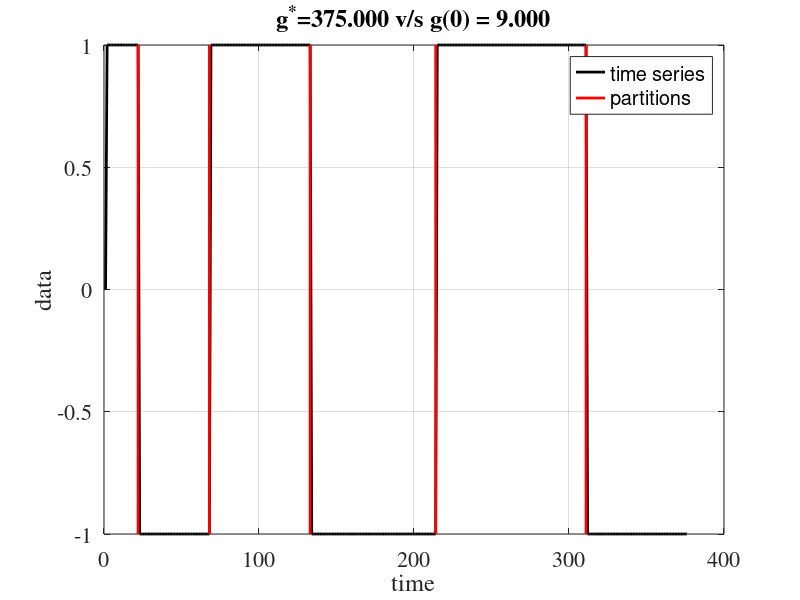

Source code (MATLAB):
function [pmax, pdata, optval]=opttspart(data, g)
% opttspart optimally partitions time series data into successive blocks 
% that maximize a fitness function g
%
% Syntax
%
%   opttspart
%   [pmax, pdata, optval]=opttspart(data, g)
%
% Description
%   opttspart as is will run example test cases on a square wave with varying 
%   frequency. An additive function g=@(x) max(sum(-x), sum(x)) picks out 
%   the points where the values change from positive to negative and vice versa.
%   Two test cases can be run by setting the variable tc=1 or 2 
%   tc=1 will partition the square wave without cells tc=2 will partition the
%   same square wave but instead with the time series sectioned into
%   equidistant cells of size 10.
%
%   [pmax, pdata, optval]=opttspart(data, g) takes as input an m x n data 
%   matrix of m time series each of length n steps (or cells) and a fitness 
%   function g for optimally partitioning [1]. The output pmax is the location 
%   of the partition (time step or cell number), pdata is the time series 
%   data partitioned into cells according to pmax and optval is the optimal 
%   value g*; g(0) shown on the title in the example is the value of the 
%   fitness function with no partitions
%
%   %% Using cells [2] 
%   The algorithm has O(n^2) operations and therefore depending on the fitness
%   function, can be slow. In [2] we use cells section the time series into 
%   cells before optimal partitioning. This makes the algorithm faster but
%   introduces an error if a change does not occur exactly where two cells are
%   sectioned.
% 
% References
%   [1] Jackson, B., Scargle, J. D., Barnes, D., Arabhi, S., Alt, A., Gioumousis,
%   P., ... & Tsai, T. T. (2005). An algorithm for optimal partitioning of 
%   data on an interval. IEEE Signal Processing Letters, 12(2), 105-108. This
%   is the paper with the algorithm coded here. 
%
%   [2] Butail, S. and Porfiri, M. Detecting switching leadership in collective
%   motion, Chaos, 29, 011102, 2019. This paper uses this algorithm with an
%   information theoretic fitness function to infer causality in pairs of
%   time series. 
%
%


%
% ** general algorithm flow 
%
% 1) opt(0)=0
% 2) j=0,0
% % first for loop
% 	end(1,1)=g(B1:B1) % j is 1 because there are two conditions j goes 
%   from 1-n+1 and n is the maximum value available for j, so end(j, n+1) 
%   is end (1, 0+1)
%
% 	[opt(1), idx]=max(opt(0), end(1,1))
% 	lastchange(1)=idx
% 
% 	end(2,2)=g(B1:B2) % second iteration and 1+1
% 	[opt(2), idx]=max(opt(0)+end(1,1), opt(1)+end(2,2))
% 	lastchange(2)=idx
% 
% 	end(3,3)=g(B1:B3)
% 	[opt(3), idx]=max(opt(0)+end(1,1), opt(1)+end(2,2), opt(2)+end(3,3))
% 	lastchange(3)=idx
% 
% ...
% 	end(T,T)=g(B1:BN)
% 	[opt(T), idx]=max(...)
% 	lastchange(T)=idx

% test cases
tc=1;

if nargin < 1
    t=0:0.1:12*pi;
    data=sign(sin(2*t.^.6));
    if tc==2, cs=10; else cs=1; end

    % maximum value between the sum of elements or -ve sum of elements if
    % the partition has only -ve elements then a -ve of that is more and if
    % it has a mix of -ve and +ve then it is better to move it until you
    % get a -ve or +ve only
    g=@(x) max(sum(-x), sum(x));

    if cs > 1
        parts=[1:cs:size(data,2), size(data,2)];
    else
        parts=1:cs:size(data,2);
    end
    for jj=1:numel(parts)-1
        dataf{jj}=data(:,parts(jj):parts(jj+1)-1);
    end
    data=dataf;
end

T=size(data,2);
opt(1)=0;

% O(T^2) operations to compute end1
% define end(j,n) = g(Bj:n)
% we now have a matrix where each entry corresponds to the fitness level of
% the partition from any point to the end point n
for n=1:T
    for j=1:n
        end1(j,n)=g(cat1(data, j,n));
    end
end

% this loop creates a new array of all possible partitions as below
% [ opt(1) + g(B2:n)
%   opt(2) + g(B3:n)
%   opt(3) + g(B4:n)
%   ...
%   opt(n-1) + g(Bn-1:n)]
% and then selects the best partition in terms of fitness
% it then stores that index in a lastchange
% 
lastchange(1)=0;
for n=2:T
    arr=[];
    for j=2:n
        arr=[arr; opt(j-1)+end1(j,n)];
    end
    [opt(j), lastchange(j)]=max(arr);
end

% this loops through lastchange to select the partitions
ni=T;
pmax=lastchange(T);
while ni >1
    ni=lastchange(ni-1);
    pmax=[pmax, ni];
end
% remove the first zero
pmax=pmax(pmax~=0);

% also throw the first partition if there are more
% instead make sure to say that pmax starts at 1
if numel(unique(pmax)) > 1
    pmax=pmax(pmax~=1);
end

pmax=unique(sort(pmax));

% divide the data into partitions
np=numel(pmax);
if np >=2
pdata{1}=cat1(data, 1, pmax(1));
for ii=2:np
    pdata{ii}=cat1(data, pmax(ii-1)+1, pmax(ii));
end
pdata{ii+1}=cat1(data, pmax(ii)+1, T);
else
    pdata{1}=cat1(data, 1, T);
end
optval=opt(j);


% show figure for example cases; no figure is plotted otherwise
if nargin < 1 
    if iscell(data)
        data=cat(2, data{:});
    end
    figure(1); gcf; clf;
    plot(1:numel(data), data, 'k', 'linewidth', 2);
    hold on;
    set(gca, 'fontsize', 16, 'fontname', 'times');
    plot(ones(2,1)*pmax*cs, [min(data); max(data)]*ones(1,numel(pmax)), ...
        'r-', 'linewidth', 2);
    xlabel('time');
    ylabel('data');
    title(sprintf('g^*=%.3f v/s g(0) = %.3f', opt(j), ...
        g(data(1:T))));
    grid on
    legend('time series', 'partitions');
end

% common function to concatenate cells and values 
function data=cat1(data, n1, n2)
if iscell(data)
    data=cat(2, data{n1:n2});
else
    data=data(:,n1:n2);
end
